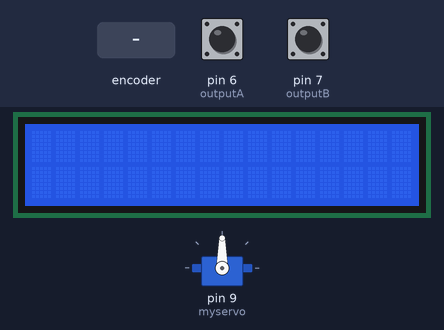
Bench run of a sketch on a simulated Arduino Uno, built with avr-gcc and run on an emulated ATmega328P. Parts: servo, 16×2 character LCD. The inputs (shaded band) are chosen by the test bench; at power-on: pin 6 (outputA) HIGH, pin 7 (outputB) HIGH. What the sketch prints to the serial monitor is not drawn. At 5.4 s the program stops and its outputs stay as they are.

Above: at 1.2 s.
1.3 s: rotary encoder on pin 6 (outputA) / pin 7 (outputB) turned 2 steps (second pin leading)
At 2.8 s:
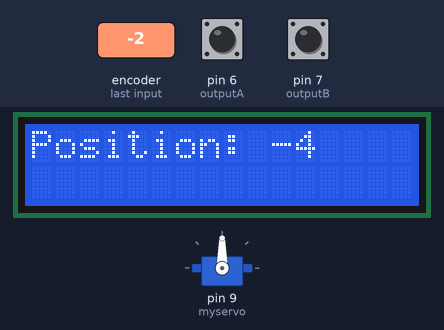
3.2 s: rotary encoder on pin 6 (outputA) / pin 7 (outputB) turned 3 steps (first pin leading)
At 4.6 s:
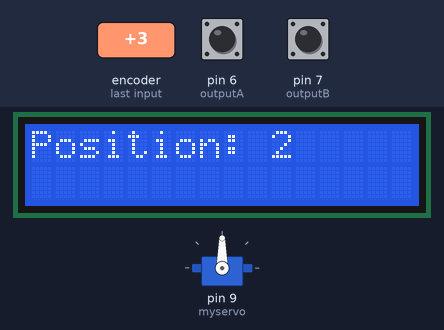
5.3 s: rotary encoder on pin 6 (outputA) / pin 7 (outputB) turned 1 step (first pin leading)
At 6.3 s:
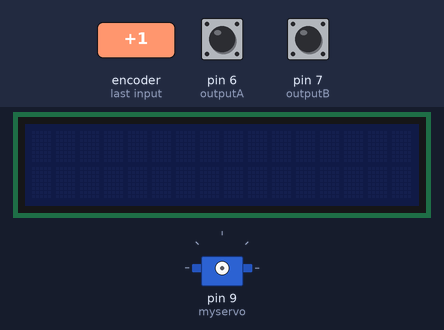
Timing chart, 0 to 6.9 s (numbered marks = the images above; inputs shaded):
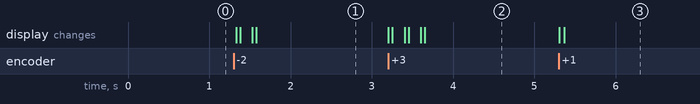

The sketch:

motor_control.ino
```cpp
#include <Servo.h>
Servo myservo;
#include <LiquidCrystal.h>
LiquidCrystal lcd(12, 11, 5, 4, 3, 2);
#define outputA 6
#define outputB 7

int counter = 0;
int aState;
int aLastState;
int angle = 0;

void setup() {
myservo.attach(9);
pinMode (outputA,INPUT);
pinMode (outputB,INPUT);

Serial.begin (9600);
lcd.begin(16,2);
// Reads the initial state of the outputA
aLastState = digitalRead(outputA);

}

void loop() {
aState = digitalRead(outputA); // Reads the "current" state of the outputA
// If the previous and the current state of the outputA are different, that means a Pulse has occured
myservo.write(90);
if (aState != aLastState){
// If the outputB state is different to the outputA state, that means the encoder is rotating clockwise
if (digitalRead(outputB) != aState) {
counter ++;
lcd.clear();
} else {
counter --;
lcd.clear();
}
Serial.print("Position: ");
Serial.println(counter);
lcd.setCursor(0, 0);
lcd.print("Position: ");
lcd.setCursor(10, 0);
lcd.print(counter);
angle=counter;


}
if(angle > 3){
  myservo.write(92);
  delay(10);
  exit(0);
}

aLastState = aState; // Updates the previous state of the outputA with the current state

}
```

Measured:
- after the input at 1.3 s, the display: first changes at once (image 1 shows a later state)
- after the input at 3.2 s, the display: first changes at once (image 2 shows a later state)
- after the input at 5.3 s, the display: first changes at once (image 3 shows a later state)
